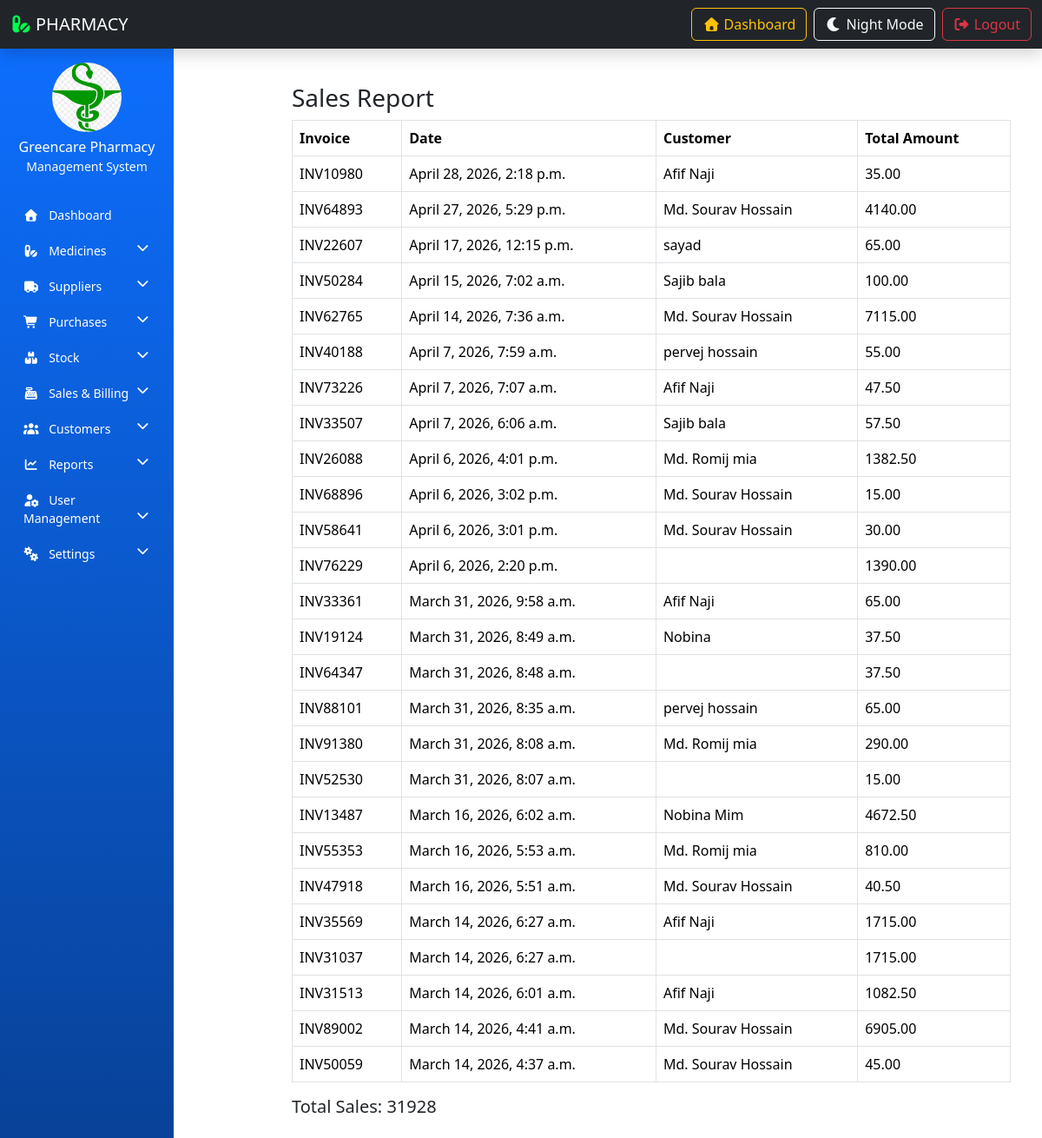
The page /sales-report/ on the database its author committed.
### resultapp/models.py (models this page shows, shortened)
class PharmacySettings(models.Model):
    pharmacy_name = models.CharField(max_length=200)
    owner_name = models.CharField(max_length=200)
    phone = models.CharField(max_length=20)
    email = models.EmailField(blank=True, null=True)  # ✅ fixed
    address = models.TextField()
    tax_percentage = models.DecimalField(max_digits=5, decimal_places=2, default=0)
    discount_percentage = models.DecimalField(max_digits=5, decimal_places=2, default=0)
    currency = models.CharField(max_length=10, default='tk')
    logo = models.ImageField(upload_to='pharmacy_logo/', blank=True, null=True)

class Sale(models.Model):
    invoice_no = models.CharField(max_length=50, unique=True, blank=True)
    customer_name = models.CharField(max_length=200, blank=True, null=True)
    total_amount = models.DecimalField(max_digits=10, decimal_places=2, default=0)
    created_at = models.DateTimeField(auto_now_add=True)

### resultapp/views.py (the view)
# urls.py: path('sales-report/', sales_report, name='sales_report'),
def sales_report(request):
    sales = Sale.objects.all().order_by('-created_at')
    total_sales = Sale.objects.aggregate(total=Sum('total_amount'))['total'] or 0
    return render(request, 'sales_report.html', {
        'sales': sales,
        'total_sales': total_sales
    })

### resultapp/context_processors.py (called while the page is built)
def pharmacy_info(request):
    return {
        'pharmacy_info': PharmacySettings.objects.first()
    }

### resultapp/templates/sales_report.html
{% extends 'admin_base.html' %}
{% block content %}
<div class="container mt-4">
    <h3>Sales Report</h3>
    <table class="table table-bordered">
    <thead>
        <tr>
            <th>Invoice</th>
            <th>Date</th>
            <th>Customer</th>
            <th>Total Amount</th>
        </tr>
    </thead>
    <tbody>
        {% for sale in sales %}
        <tr>
            <td>{{ sale.invoice_no }}</td>
            <td>{{ sale.created_at }}</td>
            <td>{{ sale.customer_name }}</td>
            <td>{{ sale.total_amount }}</td>
        </tr>
        {% endfor %}
    </tbody>
</table>
    <h5>Total Sales: {{ total_sales }}</h5>
</div>
{% endblock %}

### resultapp/templates/sidebar.html (shortened to what this page needs)
{% load static %}
<nav class="col-md-3 col-lg-2 d-md-block sidebar collapse pt-3">
    <div class="text-center text-white mb-4">
        {% if pharmacy_info.logo %}
        <img src="{{ pharmacy_info.logo.url }}" class="img-fluid rounded-circle mb-2"
            style="width:80px; height:80px; object-fit:cover;">
        {% else %}
        <img src="{% static 'PMS-IMAGE/logo.png' %}" class="img-fluid rounded-circle mb-2"
            style="width:80px; height:80px;">
        {% endif %}
        <h6 class="mb-0">{{ pharmacy_info.pharmacy_name|default:"GreenCare Pharmacy" }}</h6>
        <small class="text-light">Management System</small>
    </div>
    <ul class="nav flex-column">
        <li class="nav-item">
            <a href="{% url 'admin-dashboard' %}" class="nav-link">
                <i class="fas fa-home me-2"></i> Dashboard
            </a>
        </li>
        <li class="nav-item">
            <a href="#medicineMenu" data-bs-toggle="collapse" class="nav-link">
                <i class="fas fa-pills me-2"></i> Medicines
                <i class="fas fa-chevron-down float-end"></i>
            </a>
        </li>
        <li class="nav-item">
            <a href="#supplierMenu" data-bs-toggle="collapse" class="nav-link">
                <i class="fas fa-truck me-2"></i> Suppliers
                <i class="fas fa-chevron-down float-end"></i>
            </a>
        </li>
        <li class="nav-item">
            <a href="#purchaseMenu" data-bs-toggle="collapse" class="nav-link">
                <i class="fas fa-shopping-cart me-2"></i> Purchases
                <i class="fas fa-chevron-down float-end"></i>
            </a>
        </li>
        <li class="nav-item">
            <a href="#stockMenu" data-bs-toggle="collapse" class="nav-link">
                <i class="fas fa-boxes me-2"></i> Stock
                <i class="fas fa-chevron-down float-end"></i>
            </a>
        </li>
        <li class="nav-item">
            <a href="#salesMenu" data-bs-toggle="collapse" class="nav-link">
                <i class="fas fa-cash-register me-2"></i> Sales & Billing
                <i class="fas fa-chevron-down float-end"></i>
            </a>
        </li>
        <li class="nav-item">
            <a href="#customerMenu" data-bs-toggle="collapse" class="nav-link">
                <i class="fas fa-users me-2"></i> Customers
                <i class="fas fa-chevron-down float-end"></i>
            </a>
        </li>
        <li class="nav-item">
            <a href="#reportMenu" data-bs-toggle="collapse" class="nav-link">
                <i class="fas fa-chart-line me-2"></i> Reports
                <i class="fas fa-chevron-down float-end"></i>
            </a>
        </li>
        <li class="nav-item">
            <a href="#userMenu" data-bs-toggle="collapse" class="nav-link">
                <i class="fas fa-user-cog me-2"></i> User Management
                <i class="fas fa-chevron-down float-end"></i>
            </a>
        </li>
        <li class="nav-item">
            <a href="#settingsMenu" data-bs-toggle="collapse" class="nav-link">
                <i class="fas fa-cogs me-2"></i> Settings
                <i class="fas fa-chevron-down float-end"></i>
            </a>
        </li>
    </ul>
</nav>

### resultapp/templates/sidebar.html (style rules this page uses)
.sidebar { min-height: 100vh; background: linear-gradient(180deg, #0d6efd, #084298); }
.sidebar .nav-link { color: #ffffff; font-size: 14px; padding: 10px 15px; border-radius: 6px; transition: 0.3s; }

### rows shown on the page
PharmacySettings: logo (picture), pharmacy_name "Greencare Pharmacy"
Sale: invoice_no "INV10980", created_at "April 28, 2026, 2:18 p.m.", customer_name "Afif Naji", total_amount "35.00"
Sale: invoice_no "INV64893", created_at "April 27, 2026, 5:29 p.m.", customer_name "Md. Sourav Hossain", total_amount "4140.00"
Sale: invoice_no "INV22607", created_at "April 17, 2026, 12:15 p.m.", customer_name "sayad", total_amount "65.00"
Sale: invoice_no "INV50284", created_at "April 15, 2026, 7:02 a.m.", customer_name "Sajib bala", total_amount "100.00"
Sale: invoice_no "INV62765", created_at "April 14, 2026, 7:36 a.m.", customer_name "Md. Sourav Hossain", total_amount "7115.00"
Sale: invoice_no "INV40188", created_at "April 7, 2026, 7:59 a.m.", customer_name "pervej hossain", total_amount "55.00"
Sale: invoice_no "INV73226", created_at "April 7, 2026, 7:07 a.m.", customer_name "Afif Naji", total_amount "47.50"
Sale: invoice_no "INV33507", created_at "April 7, 2026, 6:06 a.m.", customer_name "Sajib bala", total_amount "57.50"
Sale: invoice_no "INV26088", created_at "April 6, 2026, 4:01 p.m.", customer_name "Md. Romij mia", total_amount "1382.50"
Sale: invoice_no "INV68896", created_at "April 6, 2026, 3:02 p.m.", customer_name "Md. Sourav Hossain", total_amount "15.00"
Sale: invoice_no "INV58641", created_at "April 6, 2026, 3:01 p.m.", customer_name "Md. Sourav Hossain", total_amount "30.00"
Sale: invoice_no "INV76229", created_at "April 6, 2026, 2:20 p.m.", total_amount "1390.00"
Sale: invoice_no "INV33361", created_at "March 31, 2026, 9:58 a.m.", customer_name "Afif Naji", total_amount "65.00"
Sale: invoice_no "INV19124", created_at "March 31, 2026, 8:49 a.m.", customer_name "Nobina", total_amount "37.50"
Sale: invoice_no "INV64347", created_at "March 31, 2026, 8:48 a.m.", total_amount "37.50"
Sale: invoice_no "INV88101", created_at "March 31, 2026, 8:35 a.m.", customer_name "pervej hossain", total_amount "65.00"
Sale: invoice_no "INV91380", created_at "March 31, 2026, 8:08 a.m.", customer_name "Md. Romij mia", total_amount "290.00"
Sale: invoice_no "INV52530", created_at "March 31, 2026, 8:07 a.m.", total_amount "15.00"
Sale: invoice_no "INV13487", created_at "March 16, 2026, 6:02 a.m.", customer_name "Nobina Mim", total_amount "4672.50"
Sale: invoice_no "INV55353", created_at "March 16, 2026, 5:53 a.m.", customer_name "Md. Romij mia", total_amount "810.00"
Sale: invoice_no "INV47918", created_at "March 16, 2026, 5:51 a.m.", customer_name "Md. Sourav Hossain", total_amount "40.50"
Sale: invoice_no "INV35569", created_at "March 14, 2026, 6:27 a.m.", customer_name "Afif Naji", total_amount "1715.00"
Sale: invoice_no "INV31037", created_at "March 14, 2026, 6:27 a.m.", total_amount "1715.00"
Sale: invoice_no "INV31513", created_at "March 14, 2026, 6:01 a.m.", customer_name "Afif Naji", total_amount "1082.50"
Sale: invoice_no "INV89002", created_at "March 14, 2026, 4:41 a.m.", customer_name "Md. Sourav Hossain", total_amount "6905.00"
Sale: invoice_no "INV50059", created_at "March 14, 2026, 4:37 a.m.", customer_name "Md. Sourav Hossain", total_amount "45.00"

### other values the page prints
{{ total_sales }} "31928"
